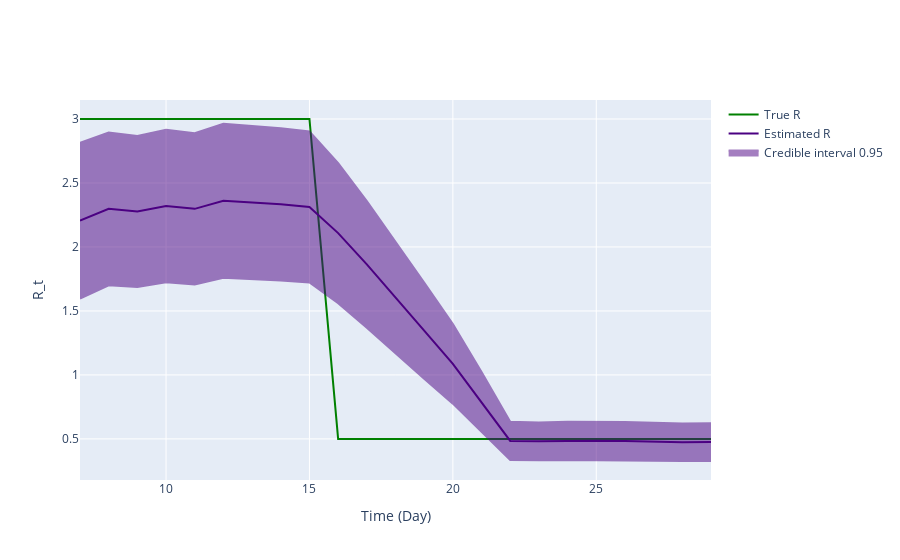

Notebook cell for this chart:
### Code cell
fig = ReproductionNumberPlot()

fig.add_ground_truth_rt(ground_truth)
fig.add_interval_rt(interval2)

fig.update_labels(time_label='Time (Day)', r_label='R_t')

fig.show_figure()

### Figure 1 — Plotly figure (JSON) as saved in the notebook; plotly's stock layout.template omitted (floating-point values rounded to 4 significant figures)
{"data": [{"line": {"color": "green"}, "mode": "lines", "name": "True R", "type": "scatter", "x": [7, 8, 9, 10, 11, 12, 13, 14, 15, 16, 17, 18, 19, 20, 21, 22, 23, 24, 25, 26, 27, 28, 29], "y": [3, 3, 3, 3, 3, 3, 3, 3, 3, 0.5, 0.5, 0.5, 0.5, 0.5, 0.5, 0.5, 0.5, 0.5, 0.5, 0.5, 0.5, 0.5, 0.5]}, {"line": {"color": "indigo"}, "mode": "lines", "name": "Estimated R", "type": "scatter", "x": [7, 8, 9, 10, 11, 12, 13, 14, 15, 16, 17, 18, 19, 20, 21, 22, 23, 24, 25, 26, 27, 28, 29], "y": [2.206, 2.298, 2.277, 2.32, 2.298, 2.36, 2.347, 2.333, 2.312, 2.108, 1.863, 1.608, 1.346, 1.087, 0.789, 0.4842, 0.4806, 0.4852, 0.4862, 0.4834, 0.4781, 0.4739, 0.475]}, {"fill": "toself", "fillcolor": "indigo", "line": {"color": "indigo"}, "mode": "lines", "name": "Credible interval 0.95", "opacity": 0.5, "type": "scatter", "x": [7, 8, 9, 10, 11, 12, 13, 14, 15, 16, 17, 18, 19, 20, 21, 22, 23, 24, 25, 26, 27, 28, 29, 29, 28, 27, 26, 25, 24, 23, 22, 21, 20, 19, 18, 17, 16, 15, 14, 13, 12, 11, 10, 9, 8, 7], "y": [2.814, 2.895, 2.868, 2.917, 2.888, 2.962, 2.945, 2.928, 2.902, 2.656, 2.358, 2.045, 1.722, 1.398, 1.023, 0.6332, 0.6286, 0.6345, 0.6359, 0.6324, 0.6259, 0.6206, 0.6222, 0.3278, 0.3272, 0.3304, 0.3343, 0.3364, 0.3358, 0.3327, 0.3353, 0.5552, 0.7754, 0.9707, 1.171, 1.369, 1.561, 1.722, 1.739, 1.748, 1.758, 1.707, 1.723, 1.687, 1.701, 1.597]}], "layout": {"hovermode": "x unified", "xaxis": {"title": {"text": "Time (Day)"}}, "yaxis": {"title": {"text": "R_t"}}}}
